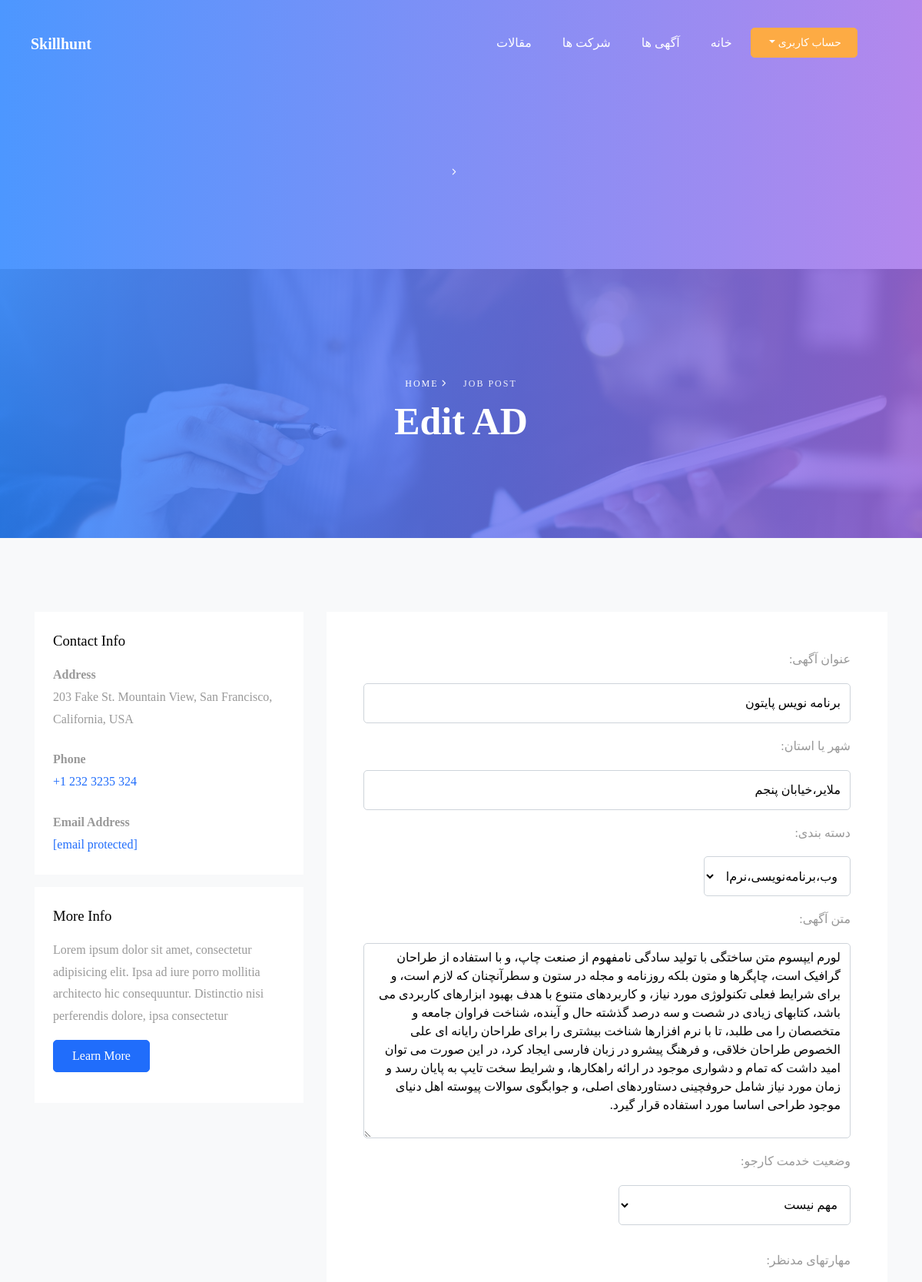
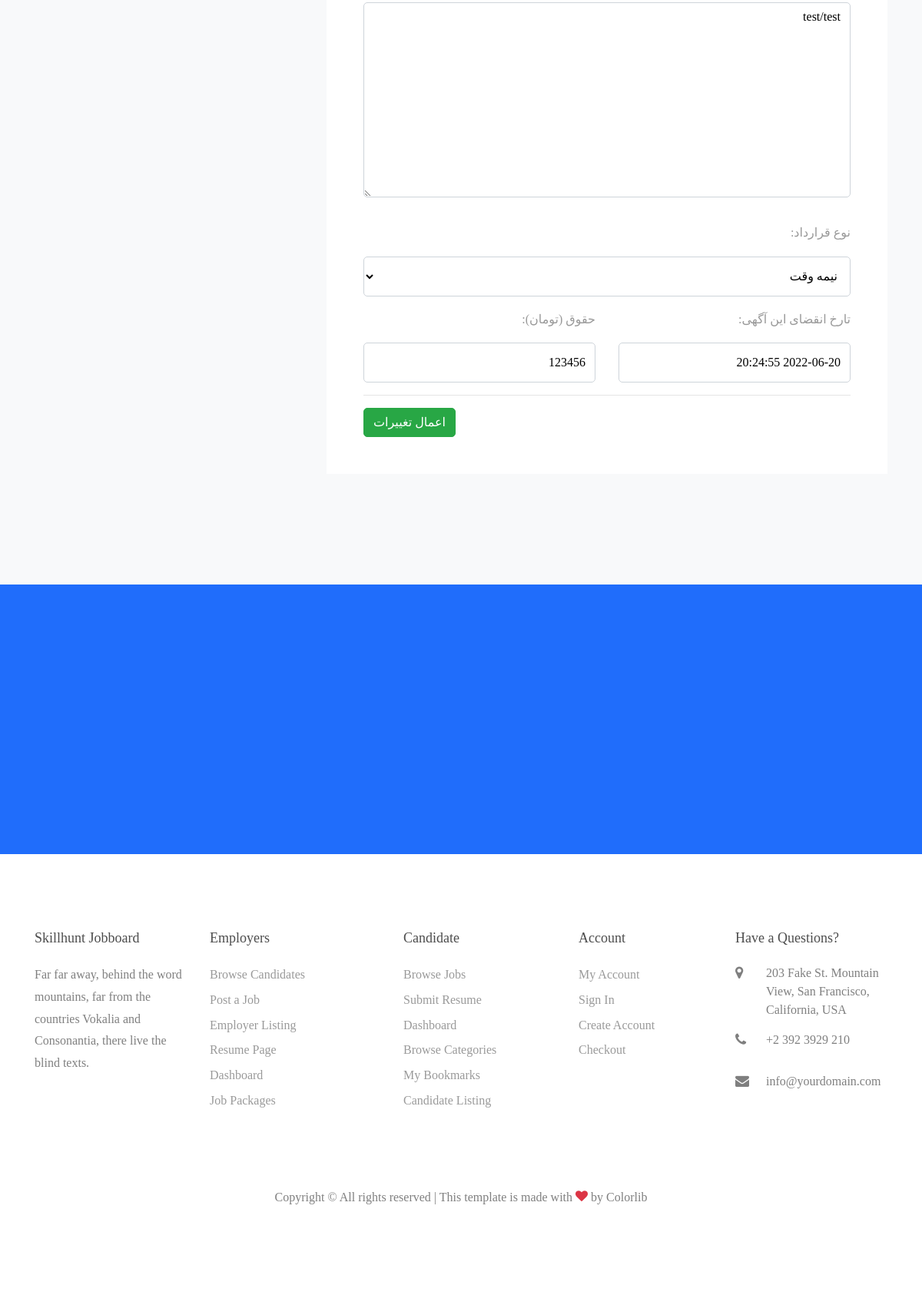
Screenshot of /editad_view/4 (signed in) with the database file from the repository (2 pictures, top to bottom).
### Employer/models.py (models this page shows, shortened)
class Advertisement(models.Model):
	title = models.CharField(max_length = 300 , verbose_name = 'عنوان آگهی')
	location = models.CharField(max_length = 100,verbose_name = 'شهر یا استان')
	category = models.ForeignKey(categories , on_delete = models.CASCADE , default = '' , verbose_name = 'دسته بندی' , related_name = 'advertisiment')
	company = models.ForeignKey(Company , on_delete = models.CASCADE , verbose_name = 'مربوط به شرکت' , related_name='company')
	text = models.TextField(verbose_name = 'متن آگهی')
	soldier_ship = models.CharField(max_length = 25, choices=soldiership_types , verbose_name = 'وضعیت خدمت کارجو')
	skills = models.TextField(verbose_name = 'مهارتهای مدنظر')
	job_nature = models.CharField(max_length = 30 , choices = job_nature , verbose_name = 'نوع قرارداد')
	generate_in = models.DateTimeField(auto_now_add=True , verbose_name = 'تاریخ ایجاد',blank = True, null = True)
	expired_in = models.DateTimeField(verbose_name = 'تارخ انقضای این آگهی',blank = True, null = True)
	salary = models.IntegerField(verbose_name = 'حقوق (تومان)')
	expired = models.BooleanField(verbose_name = 'این آگهی منقضی شده' , default = False)

### Employer/views.py (the view, shortened to what this page needs)
# urls.py: path('editad_view/<int:pk>' , login_required(EditAdView.as_view()) , name = 'EditAdView'),
class EditAdView(UpdateView):
    form_class = EditAdInfoForm
    model = Advertisement
    template_name = 'Employer/EditAdInfo.html'
    def dispatch(self, request, *args, **kwargs):
        Ad = self.get_object()
        if Ad.company.manager != Manager.objects.get(email = self.request.user.username):
            return redirect('Home')
        return super(EditAdView, self).dispatch(request, *args, **kwargs)

### Employer/forms.py (shortened to what this page needs)
class EditAdInfoForm(ModelForm):
	class Meta:
		model = Advertisement
		exclude = ["generate_in" , "expired" , "company"]
	def __init__(self,*args , **kwargs):
		super(EditAdInfoForm, self).__init__(*args, **kwargs)
		for field in self.fields.values():
			field.widget.attrs.update({'class': 'form-control rtl'})

### Controllers/models.py (called while the page is built)
	def __str__(self):
		return self.name

### Controllers/templatetags/template-parts.py (called while the page is built)
@register.inclusion_tag('BASE_HTMLs/Nav.html' , takes_context=True)
def Navbar(context , request):
	try:
		is_a_manager = Manager.objects.get(email = request.user.username)
	except:
		is_a_manager = None
	try:
		is_a_employee = EmployeeModel.objects.get(employee = request.user)
	except:
		is_a_employee = None
	context = {}
	if request.user.is_authenticated:
		context['is_a_manager'] = is_a_manager
		context['is_a_employee'] = is_a_employee
		context['request'] = request
	return context

### templates/Employer/EditAdInfo.html (shortened to what this page needs)
{% extends 'BASE_HTMLs/Base.html' %}
{% load jalali_tags %}
{% block common_content %}
<div class="hero-wrap hero-wrap-2" style="background-image: url('images/bg_1.jpg');" data-stellar-background-ratio="0.5">
      <div class="overlay"></div>
      <div class="container">
        <div class="row no-gutters slider-text align-items-end justify-content-start">
          <div class="col-md-12 ftco-animate text-center mb-5">
          	<p class="breadcrumbs mb-0"><span class="mr-3"><a href="index.html">Home <i class="ion-ios-arrow-forward"></i></a></span> <span>Job Post</span></p>
            <h1 class="mb-3 bread">Edit AD</h1>
          </div>
        </div>
      </div>
    </div>
		<section class="ftco-section bg-light">
      <div class="container">
        <div class="row">
       <div class="col-lg-4">
            <div class="p-4 mb-3 bg-white">
              <h3 class="h5 text-black mb-3">Contact Info</h3>
              <p class="mb-0 font-weight-bold">Address</p>
              <p class="mb-4">203 Fake St. Mountain View, San Francisco, California, USA</p>
              <p class="mb-0 font-weight-bold">Phone</p>
              <p class="mb-4"><a href="#">+1 232 3235 324</a></p>
              <p class="mb-0 font-weight-bold">Email Address</p>
              <p class="mb-0"><a href="#"><span class="__cf_email__" data-cfemail="671e081215020a060e0b2703080a060e094904080a">[email&#160;protected]</span></a></p>
            </div>
            <div class="p-4 mb-3 bg-white">
              <h3 class="h5 text-black mb-3">More Info</h3>
              <p>Lorem ipsum dolor sit amet, consectetur adipisicing elit. Ipsa ad iure porro mollitia architecto hic consequuntur. Distinctio nisi perferendis dolore, ipsa consectetur</p>
              <p><a href="#" class="btn btn-primary  py-2 px-4">Learn More</a></p>
            </div>
          </div>
          <div class="col-md-12 col-lg-8 mb-5">
			     <form action="" class="p-5 bg-white" method="post" dir="rtl">
            <div class="row form-group text-right">
                <div class="col-md-12 mb-3 mb-md-0">
                  <label for="title">{{form.title.label_tag}}</label>
                    {{form.title}}
                </div>
            </div>
            <div class="row form-group text-right">
                <div class="col-md-12 mb-3 mb-md-0">
                  <label for="location">{{form.location.label_tag}}</label>
                    {{form.location}}
                </div>
            </div>
            <div class="row form-group text-right">
                <div class="col-md-4 mb-3 mb-md-0">
                  <label for="category">{{form.category.label_tag}}</label>
                    {{form.category}}
                </div>
            </div>
            <div class="row form-group text-right">
                <div class="col-md-12 mb-3">
                  <label for="text">{{form.text.label_tag}}</label>
                    {{form.text}}
                </div>
                <div class="col-md-6 mb-3">
                  <label for="soldier_ship">{{form.soldier_ship.label_tag}}</label>
                    {{form.soldier_ship}}
                </div>
            </div>
            <div class="row form-group text-right">
                <div class="col-md-12 mb-3">
                  <label for="skills">{{form.skills.label_tag}}</label>
                    {{form.skills}}
                </div>
            </div>
            <div class="row form-group text-right">
                <div class="col-md-12 mb-3 mb-md-0">
                  <label for="job_nature">{{form.job_nature.label_tag}}</label>
                    {{form.job_nature}}
                </div>
                <div class="col-md-6 mt-3 mb-md-0">
                  <label for="expired_in">{{form.expired_in.label_tag}}</label>
                    {{form.expired_in}}
                </div>
                <div class="col-md-6 mt-3 mb-md-0">
                  <label for="salary">{{form.salary.label_tag}}</label>
                    {{form.salary}}
                </div>
            </div>
            <hr>
            <button type="submit" class="btn btn-success">اعمال تغییرات</button>
            </form>
          </div>
        </div>
      </div>
    </section>
		<section class="ftco-section-parallax">
      <div class="parallax-img d-flex align-items-center">
        <div class="container">
          <div class="row d-flex justify-content-center">
          </div>
        </div>
      </div>
    </section>
{% endblock %}

### rows the page displays
Advertisement: title "برنامه نویس پایتون", location "ملایر،خیابان پنجم", category "وب،برنامه‌نویسی،نرم‌افزار", text "لورم ایپسوم متن ساختگی با تولید سادگی نامفهوم از صنعت چاپ، و با استفاده از طراحان گرافیک است، چاپگرها و متون بلکه روزنامه و مجله در ستون و سطرآنچنان که لازم است، و برای شرایط فعلی تکنولوژی مورد نیاز، و کاربردهای متنوع با هدف بهبود ابزارهای کاربردی می باشد، کتابهای زیادی در شصت و سه درصد گذشته حال و آینده، شناخت فراوان جامعه و متخصصان را می طلبد، تا با نرم افزارها شناخت بیشتری را برای طراحان رایانه ای علی الخصوص طراحان خلاقی، و فرهنگ پیشرو در زبان فارسی ایجاد کرد، در این صورت می توان امید داشت که تمام و دشواری موجود در ارائه راهکارها، و شرایط سخت تایپ به پایان رسد و زمان مورد نیاز شامل حروفچینی دستاوردهای اصلی، و جوابگوی سوالات پیوسته اهل دنیای موجود طراحی اساسا مورد استفاده قرار گیرد.", soldier_ship "مهم نیست", skills "test/test", job_nature "نیمه وقت", expired_in "2022-06-20 20:24:55", salary "123456"
